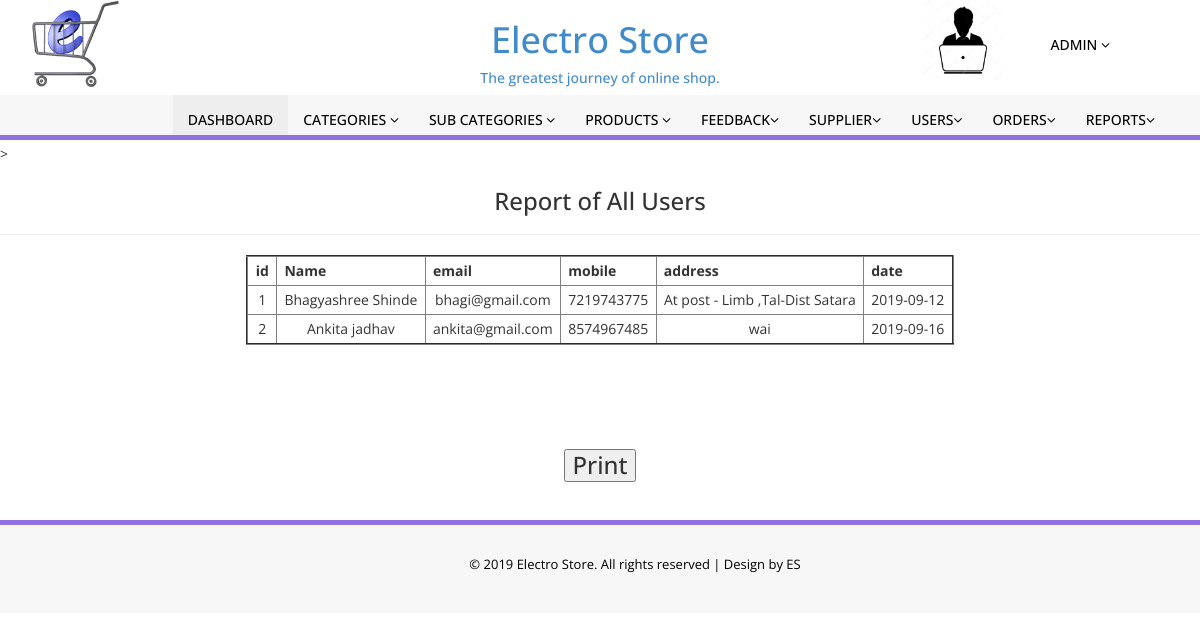
/admin/usersreport.php, run on the app's committed database.
### tables this page shows
CREATE TABLE `tbl_user` (
  `id` int(5) NOT NULL,
  `fname` varchar(50) NOT NULL,
  `lname` varchar(50) NOT NULL,
  `email` varchar(50) NOT NULL,
  `mobile` varchar(10) NOT NULL,
  `address` varchar(100) NOT NULL,
  `password` varchar(20) NOT NULL,
  `date` varchar(50) NOT NULL
);

### admin/usersreport.php (the view, shortened to what this page needs)
<?Php include '../connection.php';  ?>
<!DOCTYPE html>
<html xmlns="http://www.w3.org/1999/xhtml">
<head>
    <link href="assets/css/bootstrap.css" rel="stylesheet" />
    <link href="assets/css/font-awesome.css" rel="stylesheet" />
    <link href="assets/css/style.css" rel="stylesheet" />
</head>
<body <?php include('include/header.php');?>>
	<h3 align="center">Report of All Users</h3><hr>
		<table border="2" align="center">
			<tr align="center">
				<th>&nbsp;&nbsp;id&nbsp;&nbsp;</th>
				<th>&nbsp;&nbsp;Name&nbsp;&nbsp;</th>
				<th>&nbsp;&nbsp;email&nbsp;&nbsp;</th>
				<th>&nbsp;&nbsp;mobile&nbsp;&nbsp;</th>
				<th>&nbsp;&nbsp;address&nbsp;&nbsp;</th>
				<th>&nbsp;&nbsp;date&nbsp;&nbsp;</th>
			</tr>
			<?php
								$sql="select * from tbl_user";
								$result=$con->query($sql);
								if ($result->num_rows > 0)
								{
									while($row = $result->fetch_assoc())
									{
					?>
			<tr align="center">
				<td>&nbsp;&nbsp;<?php echo $row['id']; ?>&nbsp;&nbsp;</td>
				<td>&nbsp;&nbsp;<?php echo $row['fname']."&nbsp;".$row['lname']; ?>&nbsp;&nbsp;</td>
				<td>&nbsp;&nbsp;<?php echo $row['email']; ?>&nbsp;&nbsp;</td>
				<td>&nbsp;&nbsp;<?php echo $row['mobile']; ?>&nbsp;&nbsp;</td>
				<td>&nbsp;&nbsp;<?php echo $row['address']; ?>&nbsp;&nbsp;</td>
				<td>&nbsp;&nbsp;<?php echo $row['date']; ?>&nbsp;&nbsp;</td>
			</tr>
			<?php	}}else{ echo "0 results";
										}?>
		</table><br><br><br>
		<h3 align="center"><input type="button" value="Print" name="Print" onClick="printit()"> </h1><br>
	<center>
	<?php include('include/footer.php');?>
	</center>
</body>
</html>

### data on the page
tbl_user: id "1", fname "Bhagyashree", lname "Shinde", email "bhagi@gmail.com", mobile "7219743775", address "At post - Limb ,Tal-Dist Satara", date "2019-09-12"
tbl_user: id "2", fname "Ankita", lname "jadhav", email "ankita@gmail.com", mobile "8574967485", address "wai", date "2019-09-16"
